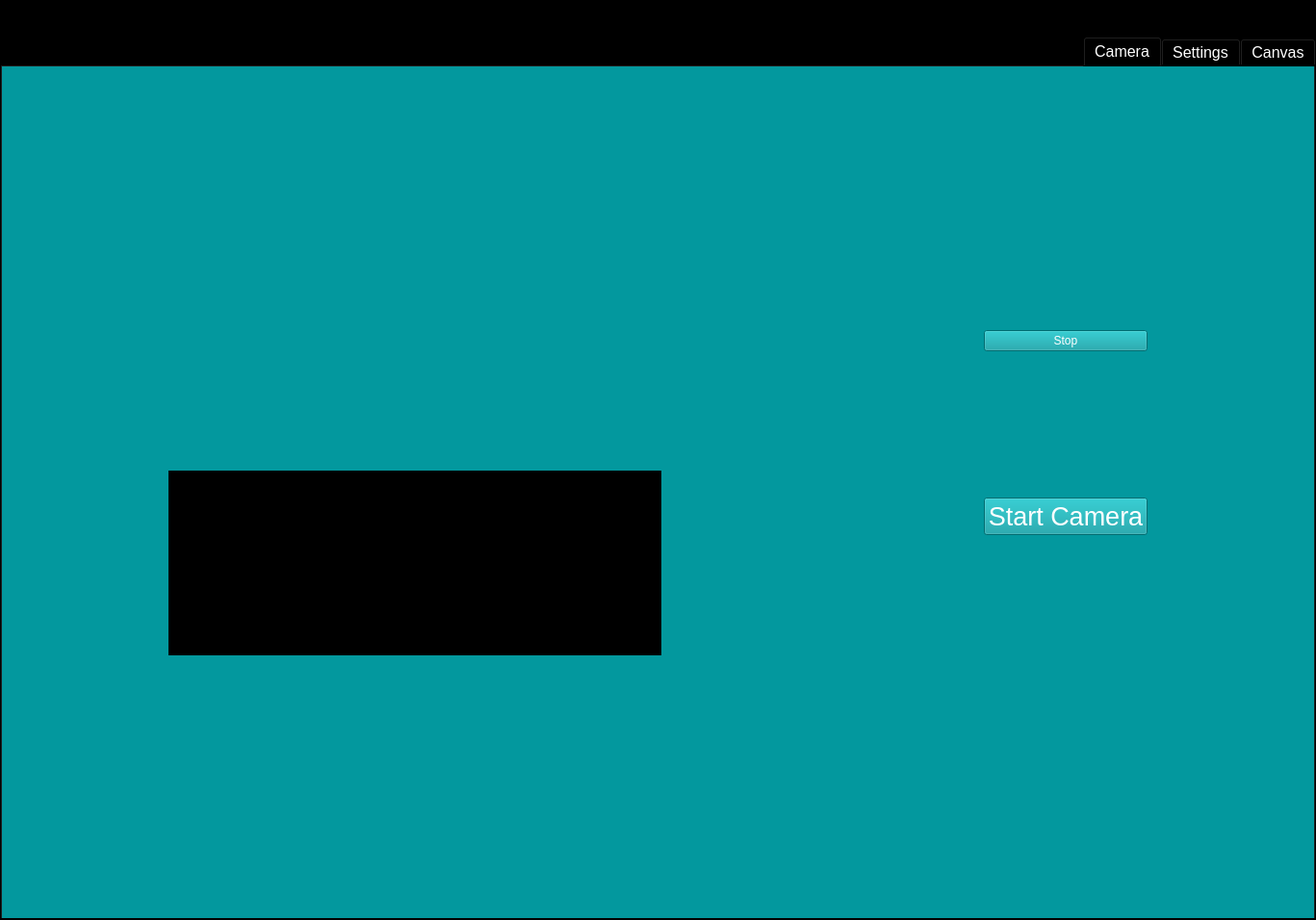
<?xml version="1.0" encoding="UTF-8"?>
<ui version="4.0">
 <class>widget</class>
 <widget class="QWidget" name="widget">
  <property name="geometry">
   <rect>
    <x>0</x>
    <y>0</y>
    <width>1367</width>
    <height>956</height>
   </rect>
  </property>
  <property name="windowTitle">
   <string>MAPS</string>
  </property>
  <property name="accessibleName">
   <string/>
  </property>
  <property name="styleSheet">
   <string notr="true">background-color: rgb(0, 0, 0);</string>
  </property>
  <layout class="QGridLayout" name="gridLayout_2">
   <property name="leftMargin">
    <number>0</number>
   </property>
   <property name="topMargin">
    <number>0</number>
   </property>
   <property name="rightMargin">
    <number>0</number>
   </property>
   <property name="bottomMargin">
    <number>0</number>
   </property>
   <property name="verticalSpacing">
    <number>0</number>
   </property>
   <item row="0" column="0">
    <widget class="QWidget" name="widget_2" native="true">
     <property name="autoFillBackground">
      <bool>false</bool>
     </property>
     <property name="styleSheet">
      <string notr="true">background-color: rgb(0, 0, 0);</string>
     </property>
     <layout class="QGridLayout" name="gridLayout">
      <item row="0" column="0">
       <widget class="QLabel" name="label">
        <property name="minimumSize">
         <size>
          <width>0</width>
          <height>0</height>
         </size>
        </property>
        <property name="maximumSize">
         <size>
          <width>256</width>
          <height>144</height>
         </size>
        </property>
        <property name="text">
         <string/>
        </property>
        <property name="pixmap">
         <pixmap>icons/logo_black.jpg</pixmap>
        </property>
        <property name="scaledContents">
         <bool>true</bool>
        </property>
       </widget>
      </item>
      <item row="0" column="1">
       <spacer name="horizontalSpacer">
        <property name="orientation">
         <enum>Qt::Horizontal</enum>
        </property>
        <property name="sizeHint" stdset="0">
         <size>
          <width>40</width>
          <height>20</height>
         </size>
        </property>
       </spacer>
      </item>
     </layout>
    </widget>
   </item>
   <item row="1" column="0">
    <widget class="QTabWidget" name="tabWidget">
     <property name="font">
      <font>
       <pointsize>12</pointsize>
      </font>
     </property>
     <property name="layoutDirection">
      <enum>Qt::RightToLeft</enum>
     </property>
     <property name="styleSheet">
      <string notr="true">background-color: rgb(0, 0, 0);
color: rgb(255, 255, 255);</string>
     </property>
     <property name="tabPosition">
      <enum>QTabWidget::North</enum>
     </property>
     <property name="tabShape">
      <enum>QTabWidget::Rounded</enum>
     </property>
     <property name="currentIndex">
      <number>2</number>
     </property>
     <widget class="QWidget" name="canvas_tab">
      <property name="styleSheet">
       <string notr="true">background-color: rgb(153, 51, 0);</string>
      </property>
      <attribute name="title">
       <string>Canvas</string>
      </attribute>
      <layout class="QGridLayout" name="gridLayout_7">
       <item row="0" column="0">
        <layout class="QGridLayout" name="canvas_layout">
         <item row="1" column="2">
          <spacer name="horizontalSpacer_8">
           <property name="orientation">
            <enum>Qt::Horizontal</enum>
           </property>
           <property name="sizeHint" stdset="0">
            <size>
             <width>40</width>
             <height>20</height>
            </size>
           </property>
          </spacer>
         </item>
         <item row="1" column="1">
          <widget class="QLabel" name="canvas_image">
           <property name="text">
            <string/>
           </property>
           <property name="pixmap">
            <pixmap>icons/fundus_amd.jpg</pixmap>
           </property>
           <property name="alignment">
            <set>Qt::AlignCenter</set>
           </property>
          </widget>
         </item>
         <item row="3" column="1">
          <layout class="QGridLayout" name="gridLayout_5">
           <item row="0" column="1">
            <widget class="QPushButton" name="reset_canvas">
             <property name="minimumSize">
              <size>
               <width>128</width>
               <height>32</height>
              </size>
             </property>
             <property name="styleSheet">
              <string notr="true">background-color: rgb(3, 152, 158);</string>
             </property>
             <property name="text">
              <string>Reset</string>
             </property>
            </widget>
           </item>
           <item row="0" column="2">
            <widget class="QPushButton" name="save_canvas">
             <property name="minimumSize">
              <size>
               <width>128</width>
               <height>32</height>
              </size>
             </property>
             <property name="styleSheet">
              <string notr="true">background-color: rgb(32, 125, 39);</string>
             </property>
             <property name="text">
              <string>Save</string>
             </property>
            </widget>
           </item>
           <item row="0" column="3">
            <spacer name="horizontalSpacer_10">
             <property name="orientation">
              <enum>Qt::Horizontal</enum>
             </property>
             <property name="sizeHint" stdset="0">
              <size>
               <width>40</width>
               <height>20</height>
              </size>
             </property>
            </spacer>
           </item>
           <item row="0" column="0">
            <spacer name="horizontalSpacer_11">
             <property name="orientation">
              <enum>Qt::Horizontal</enum>
             </property>
             <property name="sizeHint" stdset="0">
              <size>
               <width>40</width>
               <height>20</height>
              </size>
             </property>
            </spacer>
           </item>
          </layout>
         </item>
         <item row="1" column="0">
          <spacer name="horizontalSpacer_9">
           <property name="orientation">
            <enum>Qt::Horizontal</enum>
           </property>
           <property name="sizeHint" stdset="0">
            <size>
             <width>40</width>
             <height>20</height>
            </size>
           </property>
          </spacer>
         </item>
         <item row="4" column="1">
          <spacer name="verticalSpacer_11">
           <property name="orientation">
            <enum>Qt::Vertical</enum>
           </property>
           <property name="sizeHint" stdset="0">
            <size>
             <width>20</width>
             <height>40</height>
            </size>
           </property>
          </spacer>
         </item>
         <item row="2" column="1">
          <spacer name="verticalSpacer_10">
           <property name="orientation">
            <enum>Qt::Vertical</enum>
           </property>
           <property name="sizeHint" stdset="0">
            <size>
             <width>20</width>
             <height>40</height>
            </size>
           </property>
          </spacer>
         </item>
         <item row="0" column="1">
          <spacer name="verticalSpacer_9">
           <property name="orientation">
            <enum>Qt::Vertical</enum>
           </property>
           <property name="sizeHint" stdset="0">
            <size>
             <width>20</width>
             <height>40</height>
            </size>
           </property>
          </spacer>
         </item>
        </layout>
       </item>
      </layout>
     </widget>
     <widget class="QWidget" name="settings_tab">
      <property name="styleSheet">
       <string notr="true">background-color: rgb(32, 125, 39);</string>
      </property>
      <attribute name="title">
       <string>Settings</string>
      </attribute>
      <widget class="QWidget" name="widget_4" native="true">
       <property name="geometry">
        <rect>
         <x>0</x>
         <y>0</y>
         <width>1363</width>
         <height>761</height>
        </rect>
       </property>
       <property name="styleSheet">
        <string notr="true">background-color: rgb(3, 152, 158);</string>
       </property>
       <layout class="QGridLayout" name="gridLayout_4">
        <item row="0" column="0">
         <layout class="QGridLayout" name="camera_layout_2"/>
        </item>
       </layout>
      </widget>
     </widget>
     <widget class="QWidget" name="camera_tab">
      <property name="layoutDirection">
       <enum>Qt::LeftToRight</enum>
      </property>
      <attribute name="title">
       <string>Camera</string>
      </attribute>
      <layout class="QGridLayout" name="gridLayout_6">
       <property name="leftMargin">
        <number>0</number>
       </property>
       <property name="topMargin">
        <number>0</number>
       </property>
       <property name="rightMargin">
        <number>0</number>
       </property>
       <property name="bottomMargin">
        <number>0</number>
       </property>
       <item row="0" column="0">
        <widget class="QWidget" name="widget_3" native="true">
         <property name="styleSheet">
          <string notr="true">background-color: rgb(3, 152, 158);</string>
         </property>
         <layout class="QGridLayout" name="gridLayout_3">
          <item row="1" column="3">
           <spacer name="horizontalSpacer_5">
            <property name="orientation">
             <enum>Qt::Horizontal</enum>
            </property>
            <property name="sizeHint" stdset="0">
             <size>
              <width>40</width>
              <height>20</height>
             </size>
            </property>
           </spacer>
          </item>
          <item row="1" column="5">
           <spacer name="horizontalSpacer_2">
            <property name="orientation">
             <enum>Qt::Horizontal</enum>
            </property>
            <property name="sizeHint" stdset="0">
             <size>
              <width>40</width>
              <height>20</height>
             </size>
            </property>
           </spacer>
          </item>
          <item row="4" column="1">
           <spacer name="verticalSpacer_4">
            <property name="orientation">
             <enum>Qt::Vertical</enum>
            </property>
            <property name="sizeHint" stdset="0">
             <size>
              <width>20</width>
              <height>40</height>
             </size>
            </property>
           </spacer>
          </item>
          <item row="0" column="1">
           <spacer name="verticalSpacer_3">
            <property name="orientation">
             <enum>Qt::Vertical</enum>
            </property>
            <property name="sizeHint" stdset="0">
             <size>
              <width>20</width>
              <height>40</height>
             </size>
            </property>
           </spacer>
          </item>
          <item row="1" column="0">
           <spacer name="horizontalSpacer_4">
            <property name="orientation">
             <enum>Qt::Horizontal</enum>
            </property>
            <property name="sizeHint" stdset="0">
             <size>
              <width>40</width>
              <height>20</height>
             </size>
            </property>
           </spacer>
          </item>
          <item row="1" column="2">
           <spacer name="horizontalSpacer_3">
            <property name="orientation">
             <enum>Qt::Horizontal</enum>
            </property>
            <property name="sizeHint" stdset="0">
             <size>
              <width>40</width>
              <height>20</height>
             </size>
            </property>
           </spacer>
          </item>
          <item row="0" column="4">
           <spacer name="verticalSpacer_2">
            <property name="orientation">
             <enum>Qt::Vertical</enum>
            </property>
            <property name="sizeHint" stdset="0">
             <size>
              <width>20</width>
              <height>40</height>
             </size>
            </property>
           </spacer>
          </item>
          <item row="1" column="1">
           <layout class="QGridLayout" name="left_layout">
            <item row="1" column="0">
             <widget class="QTextBrowser" name="log_console">
              <property name="minimumSize">
               <size>
                <width>512</width>
                <height>128</height>
               </size>
              </property>
              <property name="styleSheet">
               <string notr="true">background-color: rgb(0, 0, 0);</string>
              </property>
             </widget>
            </item>
            <item row="0" column="0">
             <layout class="QGridLayout" name="control_layout">
              <item row="2" column="1">
               <widget class="QLabel" name="control_left">
                <property name="maximumSize">
                 <size>
                  <width>128</width>
                  <height>128</height>
                 </size>
                </property>
                <property name="text">
                 <string/>
                </property>
                <property name="pixmap">
                 <pixmap>icons/move_left.png</pixmap>
                </property>
                <property name="scaledContents">
                 <bool>true</bool>
                </property>
               </widget>
              </item>
              <item row="1" column="2">
               <widget class="QLabel" name="control_up">
                <property name="maximumSize">
                 <size>
                  <width>128</width>
                  <height>128</height>
                 </size>
                </property>
                <property name="text">
                 <string/>
                </property>
                <property name="pixmap">
                 <pixmap>icons/move_up.png</pixmap>
                </property>
                <property name="scaledContents">
                 <bool>true</bool>
                </property>
               </widget>
              </item>
              <item row="4" column="2">
               <spacer name="verticalSpacer_8">
                <property name="orientation">
                 <enum>Qt::Vertical</enum>
                </property>
                <property name="sizeHint" stdset="0">
                 <size>
                  <width>20</width>
                  <height>40</height>
                 </size>
                </property>
               </spacer>
              </item>
              <item row="2" column="3">
               <widget class="QLabel" name="control_right">
                <property name="maximumSize">
                 <size>
                  <width>128</width>
                  <height>128</height>
                 </size>
                </property>
                <property name="text">
                 <string/>
                </property>
                <property name="pixmap">
                 <pixmap>icons/move_right.png</pixmap>
                </property>
                <property name="scaledContents">
                 <bool>true</bool>
                </property>
               </widget>
              </item>
              <item row="3" column="2">
               <widget class="QLabel" name="control_down">
                <property name="maximumSize">
                 <size>
                  <width>128</width>
                  <height>128</height>
                 </size>
                </property>
                <property name="text">
                 <string/>
                </property>
                <property name="pixmap">
                 <pixmap>icons/move_down.png</pixmap>
                </property>
                <property name="scaledContents">
                 <bool>true</bool>
                </property>
               </widget>
              </item>
              <item row="2" column="4">
               <spacer name="horizontalSpacer_6">
                <property name="orientation">
                 <enum>Qt::Horizontal</enum>
                </property>
                <property name="sizeHint" stdset="0">
                 <size>
                  <width>40</width>
                  <height>20</height>
                 </size>
                </property>
               </spacer>
              </item>
              <item row="2" column="0">
               <spacer name="horizontalSpacer_7">
                <property name="orientation">
                 <enum>Qt::Horizontal</enum>
                </property>
                <property name="sizeHint" stdset="0">
                 <size>
                  <width>40</width>
                  <height>20</height>
                 </size>
                </property>
               </spacer>
              </item>
              <item row="0" column="2">
               <spacer name="verticalSpacer_7">
                <property name="orientation">
                 <enum>Qt::Vertical</enum>
                </property>
                <property name="sizeHint" stdset="0">
                 <size>
                  <width>20</width>
                  <height>40</height>
                 </size>
                </property>
               </spacer>
              </item>
             </layout>
            </item>
           </layout>
          </item>
          <item row="1" column="4">
           <layout class="QGridLayout" name="camera_layout">
            <item row="0" column="0">
             <widget class="QPushButton" name="stop_camera">
              <property name="text">
               <string>Stop</string>
              </property>
              <property name="icon">
               <iconset>
                <normaloff>icons/stop-camera-icon.png</normaloff>icons/stop-camera-icon.png</iconset>
              </property>
             </widget>
            </item>
            <item row="4" column="0">
             <widget class="QPushButton" name="start_camera_button">
              <property name="font">
               <font>
                <pointsize>20</pointsize>
               </font>
              </property>
              <property name="text">
               <string>Start Camera</string>
              </property>
             </widget>
            </item>
            <item row="5" column="0">
             <spacer name="verticalSpacer_5">
              <property name="orientation">
               <enum>Qt::Vertical</enum>
              </property>
              <property name="sizeHint" stdset="0">
               <size>
                <width>20</width>
                <height>40</height>
               </size>
              </property>
             </spacer>
            </item>
            <item row="1" column="0">
             <spacer name="verticalSpacer_6">
              <property name="orientation">
               <enum>Qt::Vertical</enum>
              </property>
              <property name="sizeHint" stdset="0">
               <size>
                <width>20</width>
                <height>40</height>
               </size>
              </property>
             </spacer>
            </item>
            <item row="3" column="0">
             <widget class="QLabel" name="camera_image">
              <property name="maximumSize">
               <size>
                <width>384</width>
                <height>216</height>
               </size>
              </property>
              <property name="text">
               <string/>
              </property>
              <property name="pixmap">
               <pixmap>icons/camera_icon.png</pixmap>
              </property>
              <property name="scaledContents">
               <bool>true</bool>
              </property>
             </widget>
            </item>
           </layout>
          </item>
          <item row="4" column="4">
           <spacer name="verticalSpacer">
            <property name="orientation">
             <enum>Qt::Vertical</enum>
            </property>
            <property name="sizeHint" stdset="0">
             <size>
              <width>20</width>
              <height>40</height>
             </size>
            </property>
           </spacer>
          </item>
         </layout>
        </widget>
       </item>
      </layout>
     </widget>
    </widget>
   </item>
  </layout>
  <zorder>tabWidget</zorder>
  <zorder>widget_2</zorder>
 </widget>
 <resources/>
 <connections/>
</ui>
